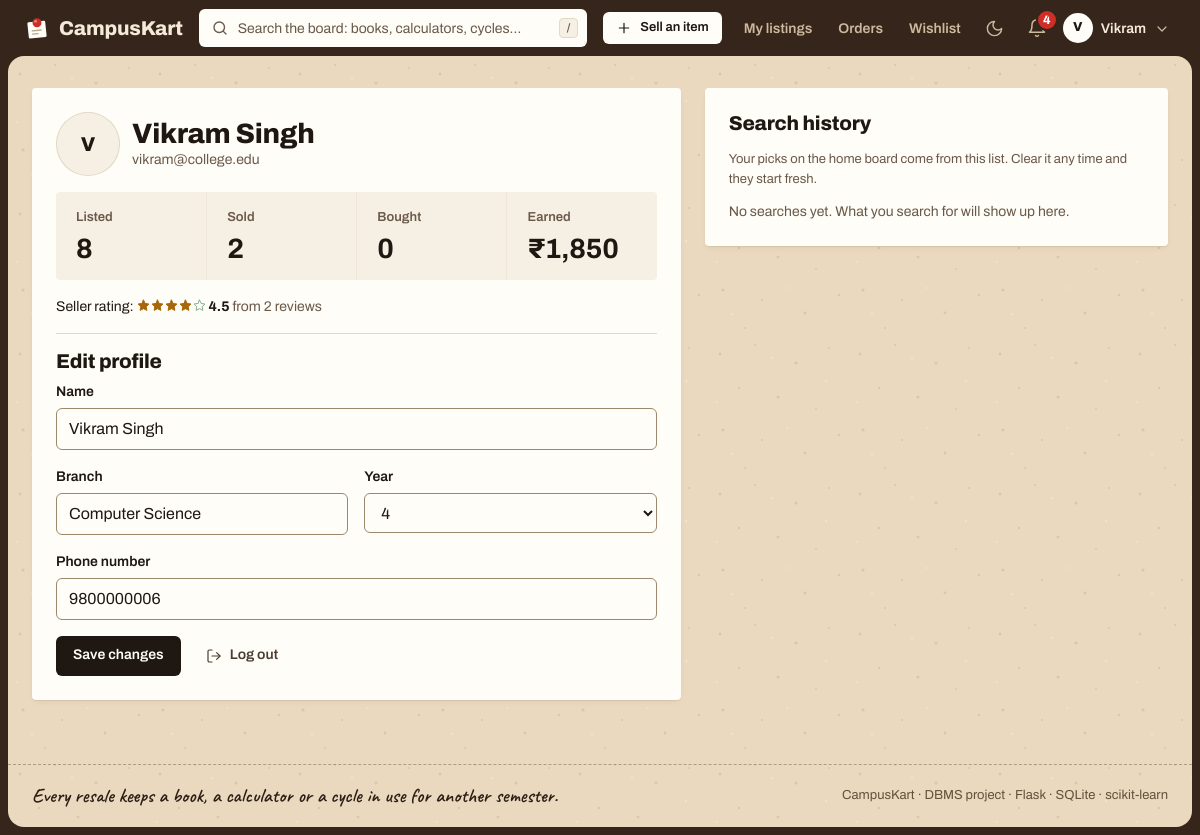
The page /profile (signed in) on the database its author committed.
### tables this page shows
CREATE TABLE users (
    user_id       INTEGER PRIMARY KEY AUTOINCREMENT,
    name          TEXT    NOT NULL,
    email         TEXT    NOT NULL UNIQUE,
    password_hash TEXT    NOT NULL,
    role          TEXT    NOT NULL DEFAULT 'user' CHECK (role IN ('user', 'admin')),
    branch        TEXT,
    year          INTEGER CHECK (year BETWEEN 1 AND 4),
    phone         TEXT,
    is_blocked    INTEGER NOT NULL DEFAULT 0 CHECK (is_blocked IN (0, 1)),
    created_at    TEXT    NOT NULL DEFAULT (datetime('now', 'localtime'))
);

### app.py (the view, shortened to what this page needs)
@app.route("/profile", methods=["GET", "POST"])
@login_required
def profile():
    uid = g.user["user_id"]
    stats = query("""SELECT
            (SELECT COUNT(*) FROM products WHERE seller_id = :u AND status = 'available') AS listed,
            (SELECT COUNT(*) FROM orders o JOIN products p ON p.product_id = o.product_id
              WHERE p.seller_id = :u AND o.status <> 'cancelled') AS sold,
            (SELECT COUNT(*) FROM orders WHERE buyer_id = :u AND status <> 'cancelled') AS bought,
            (SELECT COALESCE(SUM(o.price), 0) FROM orders o JOIN products p ON p.product_id = o.product_id
              WHERE p.seller_id = :u AND o.status <> 'cancelled') AS earned""", {"u": uid}, one=True)
    rating = query("SELECT * FROM v_seller_ratings WHERE seller_id = ?", (uid,), one=True)
    searches = query("""SELECT query, searched_at FROM search_history WHERE user_id = ?
                        ORDER BY searched_at DESC LIMIT 15""", (uid,))
    return render_template("profile.html", stats=stats, rating=rating, searches=searches)

### app.py (called while the page is built)
def get_db():
    if "db" not in g:
        g.db = sqlite3.connect(DB_PATH)
        g.db.row_factory = sqlite3.Row
        g.db.execute("PRAGMA foreign_keys = ON")
    return g.db

def query(sql, args=(), one=False):
    rows = get_db().execute(sql, args).fetchall()
    return (rows[0] if rows else None) if one else rows

@app.before_request
def load_user():
    g.user = None
    if "user_id" in session:
        g.user = query("SELECT * FROM users WHERE user_id = ?", (session["user_id"],), one=True)
        if g.user is None or g.user["is_blocked"]:
            session.clear()
            g.user = None

def login_required(view):
    @wraps(view)
    def wrapped(*args, **kwargs):
        if g.user is None:
            flash("Log in to continue.", "info")
            return redirect(url_for("login", next=request.path))
        return view(*args, **kwargs)
    return wrapped

@app.context_processor
def inject_globals():
    unread = 0
    if g.user:
        unread = query("SELECT COUNT(*) AS n FROM notifications WHERE user_id = ? AND is_read = 0",
                       (g.user["user_id"],), one=True)["n"]
    return {"categories": query("SELECT * FROM categories ORDER BY category_id"),
            "unread_count": unread, "conditions": CONDITIONS}

@app.template_filter("inr")
def inr(value):
    n = str(int(round(value or 0)))
    if len(n) <= 3:
        return n
    head, tail = n[:-3], n[-3:]
    parts = []
    while len(head) > 2:
        parts.insert(0, head[-2:])
        head = head[:-2]
    if head:
        parts.insert(0, head)
    return ",".join(parts) + "," + tail

### templates/profile.html (shortened to what this page needs)
{% extends "base.html" %}
{% from "_macros.html" import stars, icon %}
{% block content %}
<div class="two-col">
  <section class="card" aria-labelledby="profile-title">
    <div class="seller-box mb-4">
      <span class="avatar avatar-lg" aria-hidden="true">{{ g.user.name[0] }}</span>
      <div class="grow">
        <h1 id="profile-title" class="mb-0">{{ g.user.name }}</h1>
        <span class="muted">{{ g.user.email }}</span>
      </div>
    </div>
    {% if g.user.role == 'user' %}
    <div class="stats mb-4">
      <div class="stat"><div class="label">Listed</div><div class="value">{{ stats.listed }}</div></div>
      <div class="stat"><div class="label">Sold</div><div class="value">{{ stats.sold }}</div></div>
      <div class="stat"><div class="label">Bought</div><div class="value">{{ stats.bought }}</div></div>
      <div class="stat"><div class="label">Earned</div><div class="value">₹{{ stats.earned|inr }}</div></div>
    </div>
    <p>Seller rating:
      {% if rating %}{{ stars(rating.avg_rating) }} <strong>{{ rating.avg_rating }}</strong>
        <span class="muted">from {{ rating.review_count }} review{{ '' if rating.review_count == 1 else 's' }}</span>
      {% else %}<span class="muted">No reviews yet. Ratings appear after your first sale.</span>{% endif %}</p>
    {% endif %}
    <hr>
    <form method="post">
      <h2>Edit profile</h2>
      <div class="field">
        <label for="p-name">Name</label>
        <input id="p-name" name="name" autocomplete="name" value="{{ g.user.name }}" required>
      </div>
      <div class="row">
        <div class="field">
          <label for="p-branch">Branch</label>
          <input id="p-branch" name="branch" value="{{ g.user.branch or '' }}">
        </div>
        <div class="field">
          <label for="p-year">Year</label>
          <select id="p-year" name="year">{% for y in range(1, 5) %}<option {% if g.user.year == y %}selected{% endif %}>{{ y }}</option>{% endfor %}</select>
        </div>
      </div>
      <div class="field">
        <label for="p-phone">Phone number</label>
        <input id="p-phone" name="phone" type="tel" autocomplete="tel" value="{{ g.user.phone or '' }}">
      </div>
      <div class="cluster">
        <button class="btn">Save changes</button>
        <a class="btn btn-ghost" href="{{ url_for('logout') }}">{{ icon('logout', 16) }}Log out</a>
      </div>
    </form>
  </section>
  {% if g.user.role == 'user' %}
  <section class="card" aria-labelledby="history-title">
    <div class="section-head">
      <h2 id="history-title">Search history</h2>
    </div>
    <p class="small muted">Your picks on the home board come from this list. Clear it any time and they start fresh.</p>
    {% if searches %}
    <ul class="history-list">
      {% for s in searches %}
      <li class="between">
        <a class="title-icon" href="{{ url_for('search', q=s.query) }}">{{ icon('search', 14) }}{{ s.query }}</a>
        <span class="xs muted nowrap">{{ s.searched_at|ago }}</span>
      </li>
      {% endfor %}
    </ul>
    {% else %}
    <p class="muted mb-0">No searches yet. What you search for will show up here.</p>
    {% endif %}
  </section>
  {% endif %}
</div>
{% endblock %}

### templates/base.html (shortened to what this page needs)
{% from "_macros.html" import icon, logo_mark %}
{% set ep = request.endpoint %}
<!doctype html>
<html lang="en">
<head>
  <link rel="stylesheet" href="{{ url_for('static', filename='style.css') }}">
</head>
<body>
<header class="site-header">
  <div class="container header-row">
    <a class="logo" href="{{ url_for('index') }}" aria-label="CampusKart home">
      <span aria-hidden="true">CampusKart</span>
    </a>
    {% if not g.user or g.user.role != 'admin' %}
    <form class="search-bar" action="{{ url_for('search') }}" role="search">
      <input id="site-search" name="q" type="search" placeholder="Search the board: books, calculators, cycles…"
             value="{{ q or '' }}" autocomplete="off" enterkeyhint="search" aria-keyshortcuts="/">
      <kbd aria-hidden="true">/</kbd>
    </form>
    {% endif %}
    <nav class="nav-links" aria-label="Main">
      {% if g.user %}
        {% if g.user.role == 'admin' %}
          <a class="nav-link" href="{{ url_for('admin_dashboard') }}" {% if ep and ep.startswith('admin') %}aria-current="page"{% endif %}>{{ icon('shield', 16) }}Admin</a>
        {% else %}
          <a class="btn btn-sm btn-paper btn-sell" href="{{ url_for('sell') }}" {% if ep == 'sell' %}aria-current="page"{% endif %}>{{ icon('plus', 16) }}Sell an item</a>
          {% for e, label in [('my_listings', 'My listings'), ('orders', 'Orders'), ('wishlist', 'Wishlist')] %}
          <a class="nav-link" href="{{ url_for(e) }}" {% if ep == e %}aria-current="page"{% endif %}>{{ label }}</a>
          {% endfor %}
        {% endif %}
      {% endif %}
      <button class="icon-btn theme-toggle" type="button" id="theme-toggle" aria-label="Switch to dark theme">
        {{ icon('moon', 19, 'moon') }}{{ icon('sun', 19, 'sun') }}
      </button>
      {% if g.user %}
        <a class="icon-btn" href="{{ url_for('notifications') }}"
           aria-label="Notifications{% if unread_count %}, {{ unread_count }} unread{% endif %}"
           {% if ep == 'notifications' %}aria-current="page"{% endif %}>
          {{ icon('bell', 20) }}
          {% if unread_count %}<span class="badge-count" aria-hidden="true">{{ unread_count if unread_count < 10 else '9+' }}</span>{% endif %}
        </a>
        <div class="menu" data-menu>
          <button class="menu-trigger" type="button" aria-haspopup="true" aria-expanded="false" aria-controls="account-menu">
            <span class="avatar" aria-hidden="true">{{ g.user.name[0] }}</span>
            <span class="name">{{ g.user.name.split()[0] }}</span>
            <span class="chev">{{ icon('chevron-down', 16) }}</span>
          </button>
        </div>
      {% else %}
        <a class="nav-link keep" href="{{ url_for('login') }}" {% if ep == 'login' %}aria-current="page"{% endif %}>Log in</a>
        <a class="btn btn-sm btn-paper" href="{{ url_for('register') }}">Sign up</a>
      {% endif %}
    </nav>
  </div>
</header>
<div class="board">
<main id="main" tabindex="-1">
  <div class="container">
    {% block content %}{% endblock %}
  </div>
</main>
<footer class="site-footer">
  <div class="container">
    <span class="note">Every resale keeps a book, a calculator or a cycle in use for another semester.</span>
    <span>CampusKart · DBMS project · Flask · SQLite · scikit-learn</span>
  </div>
</footer>
</div>
</body>
</html>

### rows shown on the page
users: user "V", user.name "Vikram", user.name "Vikram Singh", user.email "vikram@college.edu", role "user" (drawn), name "Vikram Singh", branch "Computer Science", year "4", phone "9800000006"

### other values the page prints
{{ label }} "My listings" "Orders" "Wishlist"
{{ unread_count if unread_count < 10 else '9+' }} "4"
{{ stats.listed }} "8"
{{ stats.sold }} "2"
{{ stats.bought }} "0"
{{ stats.earned|inr }} "1,850"
{{ rating.avg_rating }} "4.5"
{{ rating.review_count }} "2"
{{ '' if rating.review_count == 1 else 's' }} "s"
